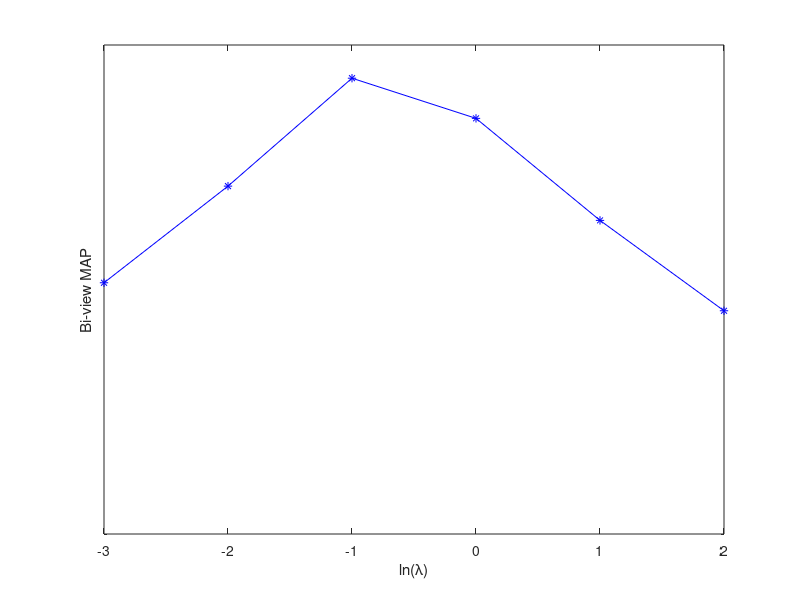

Source code (MATLAB):
x=[-3, -2, -1, 0, 1, 2];
a=[0.635, 0.649, 0.665, 0.659, 0.644,0.631]; 
semilogy(x,a,'-*b'); %????????????????
axis([-3,2,0.6,0.67])  %????x????y??????????
set(gca,'XTick',-3:1:2) 
% set(gca,'YTick',[0.421, 0.439, 0.448, 0.444, 0.433, 0.429])
xlabel('ln(\lambda)')  
ylabel('Bi-view MAP') 
